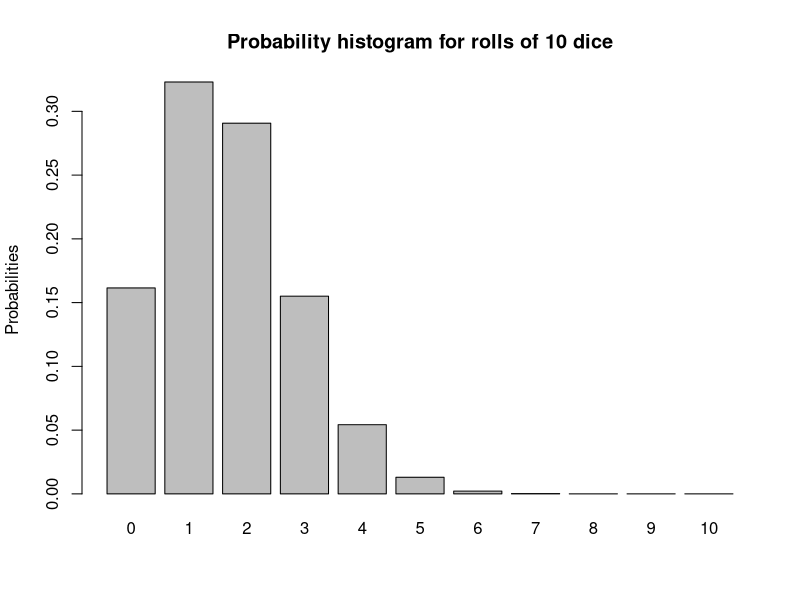
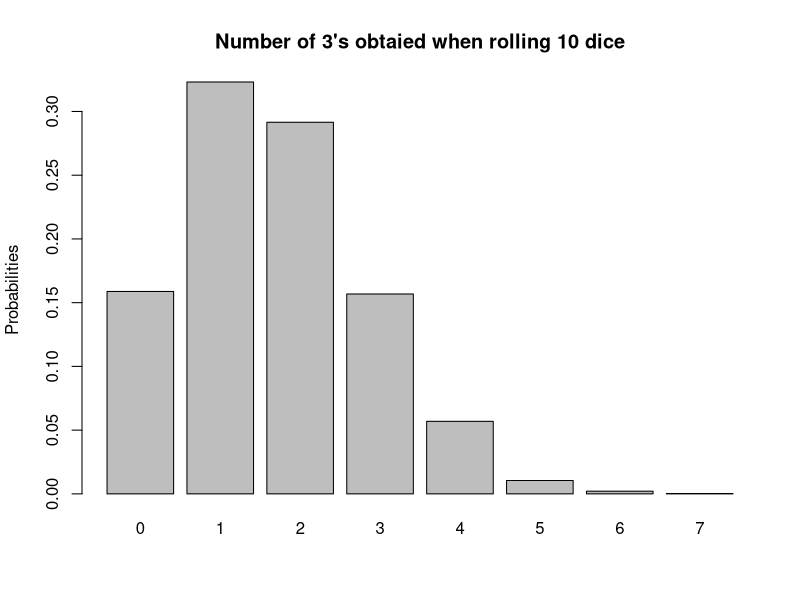
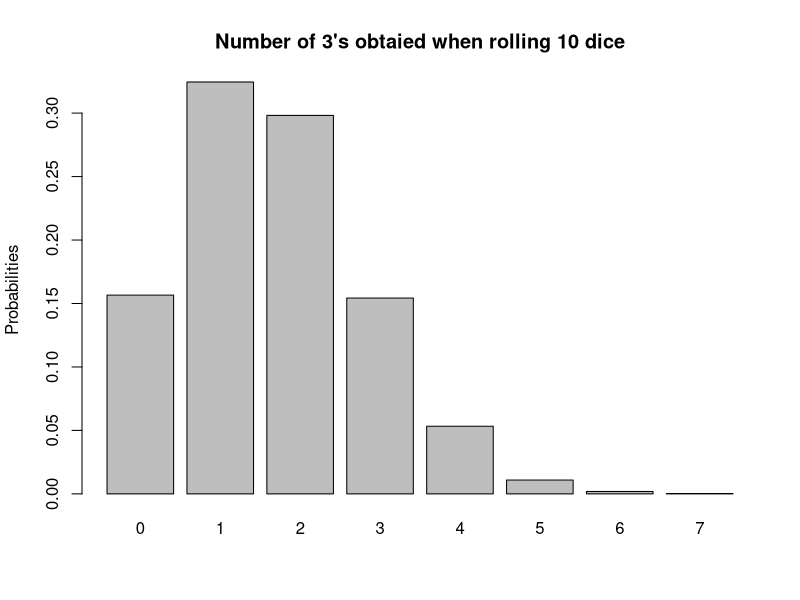
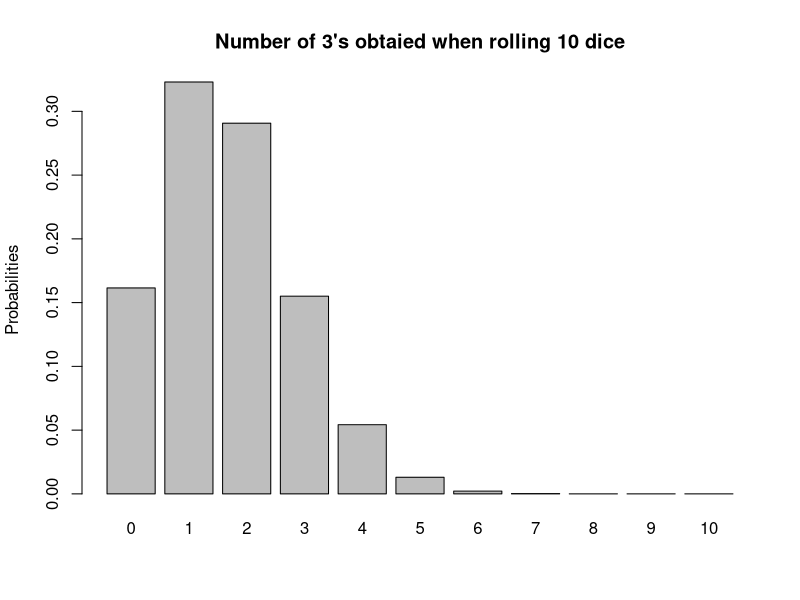
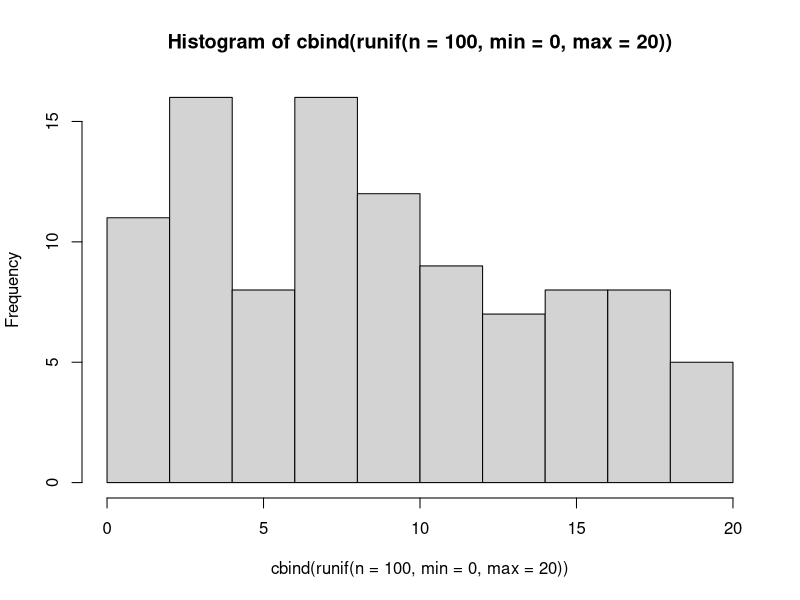
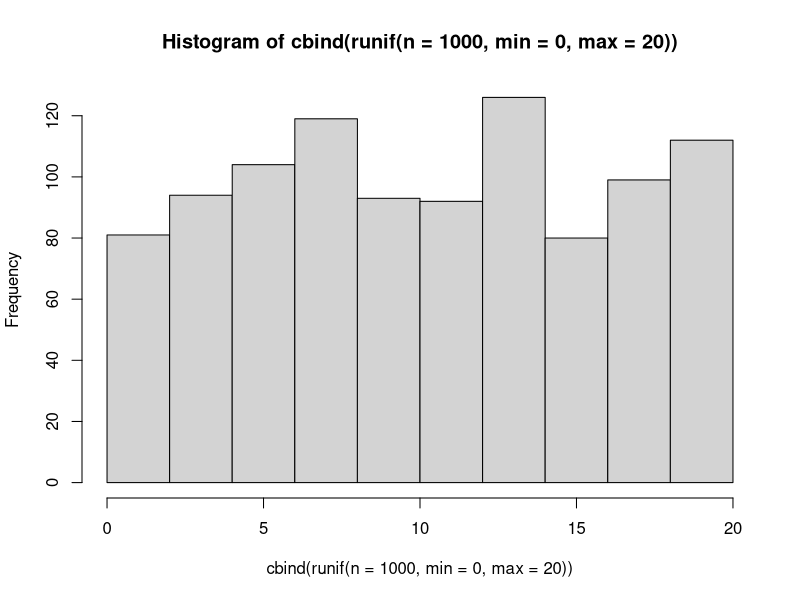
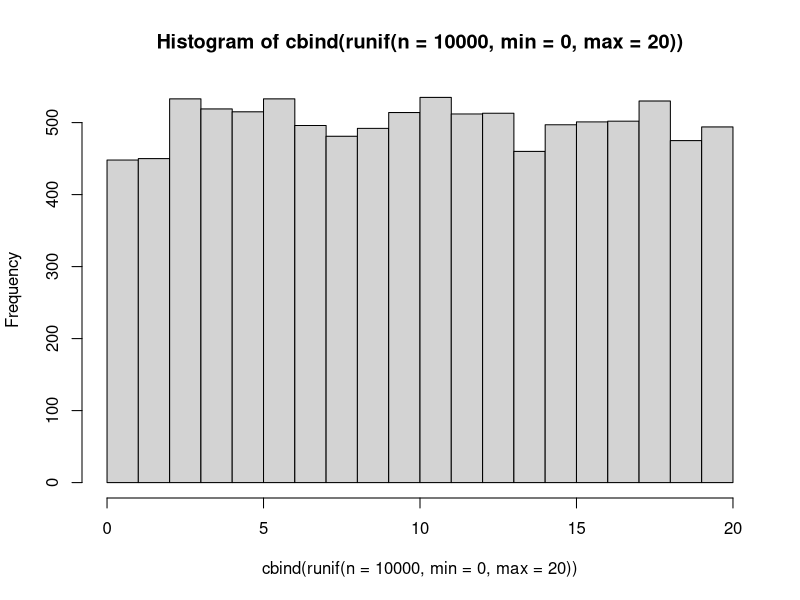
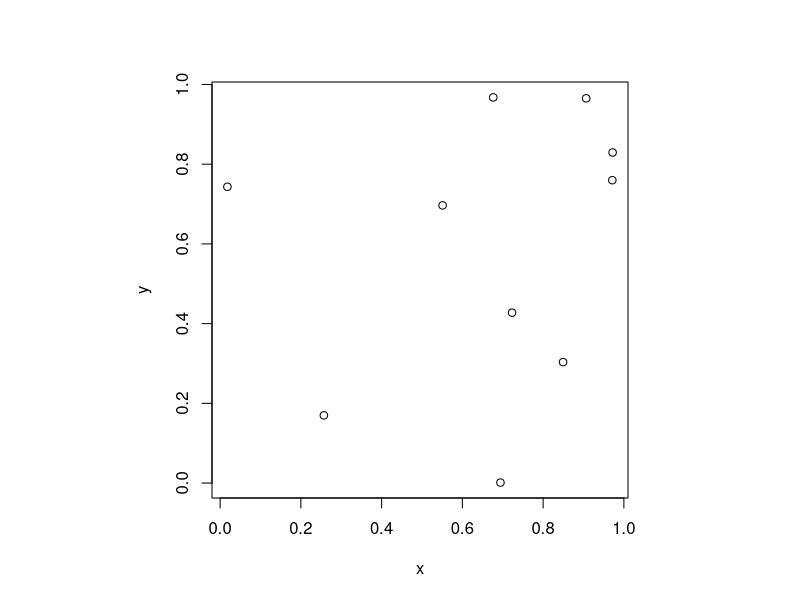

Source code (R) for these figures, in order:
## ---- chunk 1
? dbinom
## ---- chunk 2
dbinom(1, 10, 1/6)
## ---- chunk 3
options(digits=3)
## ---- chunk 4
dbinom(c(0:10), 10, 1/6)
## ---- chunk 5
cbind(dbinom(c(0:10), 10, 1/6))
## ---- chunk 6
cbind(c(0:10), dbinom(c(0:10), 10, 1/6))
## ---- chunk 7
barplot(dbinom(c(0:10), 10, 1/6), names.arg =c(0:10), ylab="Probabilities", main="Probability histogram for rolls of 10 dice")
## ---- chunk 8
rbinom(1, 10, 1/6)
## ---- chunk 9
numthrees=rbinom(20, 10, 1/6)
numthrees
## ---- chunk 10
table(numthrees)
## ---- chunk 11
table(numthrees)/20
## ---- chunk 12
# sample() based function here
RollSomeDicePartA=function(n,m){
  rolls=replicate(n, sample(c(1,2,3,4,5,6),m,replace=TRUE))
  x=colSums(as.array(rolls==3))
  xTable=table(x)/n
  barplot(xTable,ylab="Probabilities",main=paste("Number of 3's obtaied when rolling",m,"dice"))
  output=list(xTable)
  return(output)
}

RollSomeDicePartA(n=10000,m=10)
## ---- chunk 13
# rbinom based function here. 
RollSomeDicePartB=function(n,m){
  rolls=replicate(n,rbinom(1,m,1/6))
  xTable=table(rolls)/n
  barplot(xTable,ylab="Probabilities",main=paste("Number of 3's obtaied when rolling",m,"dice"))
  output=list(xTable)
  return(output)
}

RollSomeDicePartB(n=10000,m=10)
## ---- chunk 14
RollSomeDicePartC=function(n,m){
  barplot(dbinom(c(0:10), 10, 1/6),names.arg =c(0:10),ylab="Probabilities",main=paste("Number of 3's obtaied when rolling",m,"dice"))
  return(dbinom(c(0:10), 10, 1/6))
}

RollSomeDicePartC(n=10000,m=10)
## ---- chunk 15
? runif
## ---- chunk 16
options(digits=5)
cbind(runif(n=5, min=0, max=20))
## ---- chunk 17
# do a run and generate the histogram
hist(cbind(runif(n=100,min=0,max=20)))

hist(cbind(runif(n=1000,min=0,max=20)))

hist(cbind(runif(n=10000,min=0,max=20)))
## ---- chunk 18
x=runif(10)
y=runif(10)
x
y

#We can plot these ordered pairs:
par(pty="s")
plot(y~x)
## ---- chunk 19
x=runif(1000)
y=runif(1000)
par(pty="s")
plot(y~x)
## ---- chunk 20
x=runif(10000, min=-1, max=1)
y=runif(10000, min=-1, max=1)
## ---- chunk 21
z=x^2+y^2
## ---- chunk 22
z[1:10]
## ---- chunk 23
pointsinside=sum(z<1)
## ---- chunk 24
 pointsratio=pointsinside/10000
pointsratio
## ---- chunk 25
pointsratio*4
## ---- chunk 26
xInsideCircle=x[z<1]
yInsideCircle=y[z<1]
## ---- chunk 27
par(pty="s")
plot(xInsideCircle, yInsideCircle)
## ---- chunk 28
# Find area of the heart.
n=10000
x=runif(n, min=-1, max=1)
y=runif(n, min=-1, max=1.5)
z=x^2+(5*y/4-sqrt(abs(x)))^2
xinsideheart=x[z<1]
yinsideheart=y[z<1]
plot(xinsideheart,yinsideheart)
area=sum(z<1)/n
area*2.5*2
